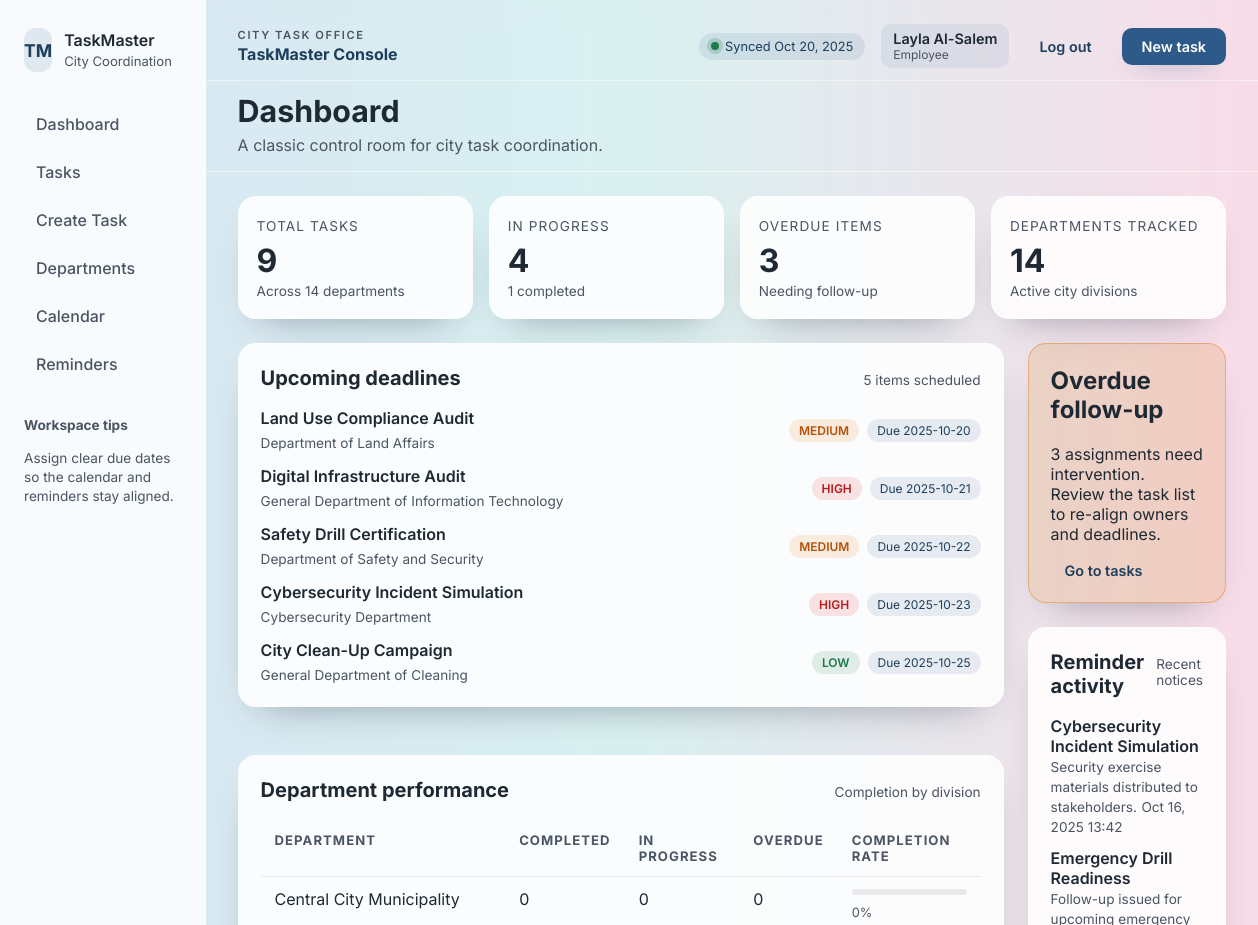
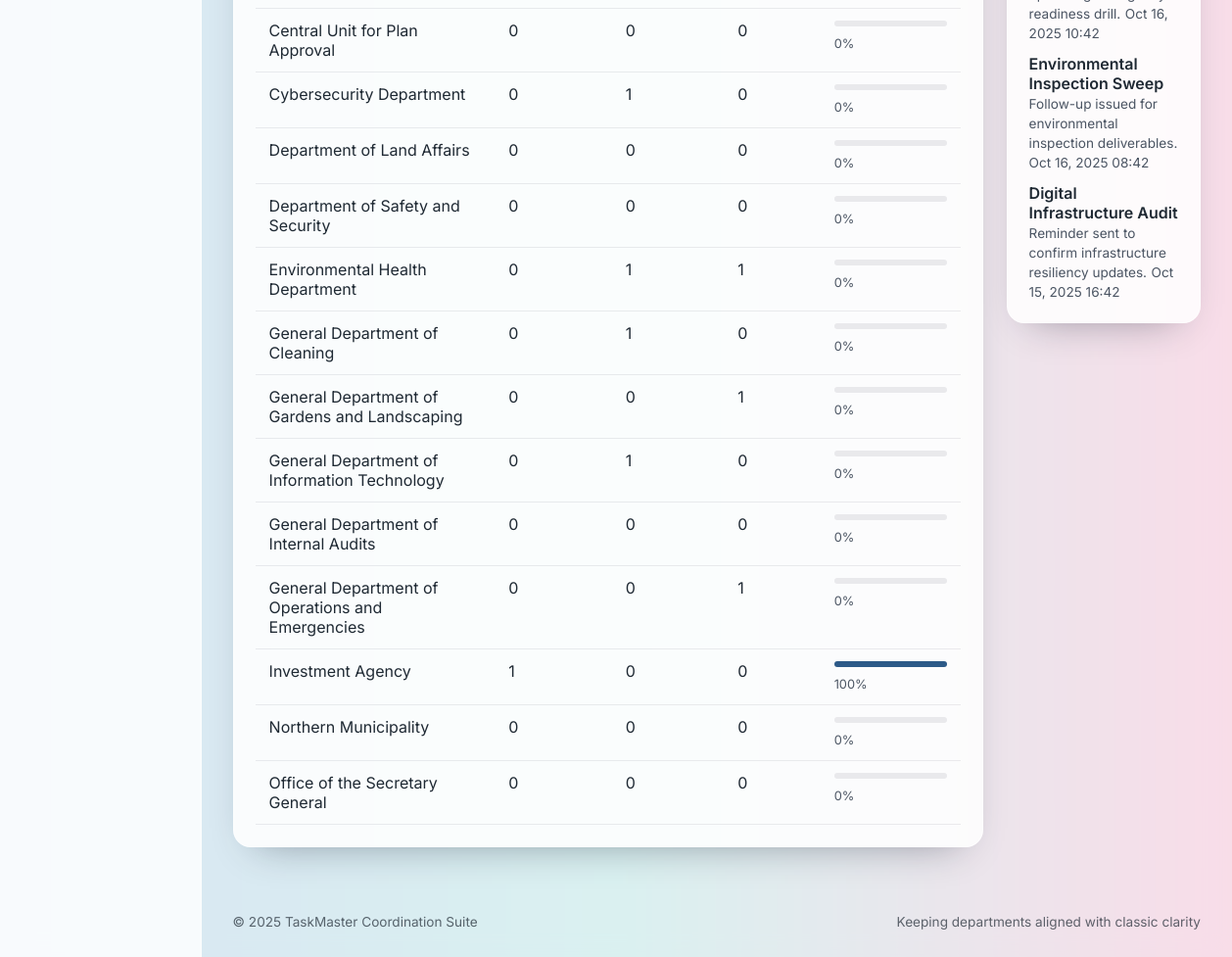
Screenshot of /index.php (signed in) with the database file from the repository (2 pictures, top to bottom).
### tables this page shows
CREATE TABLE IF NOT EXISTS tasks (
    id INT AUTO_INCREMENT PRIMARY KEY,
    title VARCHAR(180) NOT NULL,
    description TEXT NULL,
    department_id INT NOT NULL,
    priority VARCHAR(20) DEFAULT 'Medium',
    status VARCHAR(30) DEFAULT 'Pending',
    due_date DATE NULL,
    created_at TIMESTAMP DEFAULT CURRENT_TIMESTAMP,
    updated_at TIMESTAMP DEFAULT CURRENT_TIMESTAMP ON UPDATE CURRENT_TIMESTAMP,
    CONSTRAINT fk_tasks_departments FOREIGN KEY (department_id) REFERENCES departments(id) ON DELETE CASCADE
);

CREATE TABLE IF NOT EXISTS departments (
    id INT AUTO_INCREMENT PRIMARY KEY,
    name VARCHAR(150) NOT NULL,
    email VARCHAR(190) NULL,
    created_at TIMESTAMP DEFAULT CURRENT_TIMESTAMP
);

CREATE TABLE IF NOT EXISTS notifications (
    id INT AUTO_INCREMENT PRIMARY KEY,
    task_id INT NOT NULL,
    message TEXT NOT NULL,
    created_at TIMESTAMP DEFAULT CURRENT_TIMESTAMP,
    CONSTRAINT fk_notifications_tasks FOREIGN KEY (task_id) REFERENCES tasks(id) ON DELETE CASCADE
);

### includes/functions.php (called while the page is built, shortened)
<?php
function sanitize(?string $value = null): string
{
    return htmlspecialchars($value ?? '', ENT_QUOTES, 'UTF-8');
}
function current_user(): ?array
{
    return $_SESSION['user'] ?? null;
}
function user_role_label(string $role): string
{
    return match (strtolower($role)) {
        'president' => 'President',
        'manager' => 'Manager',
        'employee' => 'Employee',
        default => ucfirst($role),
    };
}
function format_date(?string $date): string
{
    try {
        return (new DateTimeImmutable($date))->format('Y-m-d');
    } catch (Exception $e) {
        return $date;
    }
}

### index.php (the view, shortened to what this page needs)
<?php
$pageTitle = 'Dashboard';
$pageDescription = 'A classic control room for city task coordination.';
require_once __DIR__ . '/includes/functions.php';
require_once __DIR__ . '/db.php';
$totalTasks = (int)$pdo->query('SELECT COUNT(*) FROM tasks')->fetchColumn();
$inProgressTasks = (int)$pdo->query("SELECT COUNT(*) FROM tasks WHERE status = 'In Progress'")->fetchColumn();
$completedTasks = (int)$pdo->query("SELECT COUNT(*) FROM tasks WHERE status = 'Completed'")->fetchColumn();
$overdueTasks = (int)$pdo->query("SELECT COUNT(*) FROM tasks WHERE status != 'Completed' AND due_date IS NOT NULL AND due_date < CURDATE()")
    ->fetchColumn();
$departmentCount = (int)$pdo->query('SELECT COUNT(*) FROM departments')->fetchColumn();
$upcomingTasks = $pdo->query("SELECT t.id, t.title, t.due_date, d.name AS department_name, t.priority\n    FROM tasks t\n    JOIN departments d ON d.id = t.department_id\n    WHERE t.status != 'Completed' AND t.due_date IS NOT NULL AND t.due_date >= CURDATE()\n    ORDER BY t.due_date ASC\n    LIMIT 8")->fetchAll();
$recentReminders = $pdo->query("SELECT n.message, DATE_FORMAT(n.created_at, '%b %e, %Y %H:%i') AS created_at,\n    t.title AS task_title\n    FROM notifications n\n    JOIN tasks t ON t.id = n.task_id\n    ORDER BY n.created_at DESC\n    LIMIT 6")->fetchAll();
$departmentPerformance = $pdo->query("SELECT d.name,\n    COUNT(t.id) AS total_tasks,\n    SUM(CASE WHEN t.status = 'Completed' THEN 1 ELSE 0 END) AS completed_tasks,\n    SUM(CASE WHEN t.status = 'In Progress' THEN 1 ELSE 0 END) AS in_progress_tasks,\n    SUM(CASE WHEN t.due_date IS NOT NULL AND t.due_date < CURDATE() AND t.status != 'Completed' THEN 1 ELSE 0 END) AS overdue_tasks\n    FROM departments d\n    LEFT JOIN tasks t ON t.department_id = d.id\n    GROUP BY d.id\n    ORDER BY d.name ASC")->fetchAll();
include __DIR__ . '/includes/header.php';
?>
<section class="summary-cards">
    <article class="summary-card">
        <span class="summary-label">Total tasks</span>
        <span class="summary-value"><?= number_format($totalTasks); ?></span>
        <span class="summary-footnote">Across <?= number_format($departmentCount); ?> departments</span>
    </article>
    <article class="summary-card">
        <span class="summary-label">In progress</span>
        <span class="summary-value"><?= number_format($inProgressTasks); ?></span>
        <span class="summary-footnote"><?= number_format($completedTasks); ?> completed</span>
    </article>
    <article class="summary-card">
        <span class="summary-label">Overdue items</span>
        <span class="summary-value"><?= number_format($overdueTasks); ?></span>
        <span class="summary-footnote">Needing follow-up</span>
    </article>
    <article class="summary-card">
        <span class="summary-label">Departments tracked</span>
        <span class="summary-value"><?= number_format($departmentCount); ?></span>
        <span class="summary-footnote">Active city divisions</span>
    </article>
</section>
<div class="content-columns">
    <div class="column-main">
        <section class="panel classic-panel">
            <header class="panel-header">
                <h2>Upcoming deadlines</h2>
                <span><?= $upcomingTasks ? count($upcomingTasks) : 0; ?> items scheduled</span>
            </header>
            <?php if (!$upcomingTasks): ?>
                <div class="empty-note">No upcoming due dates on the books.</div>
            <?php else: ?>
                <ul class="stacked-list">
                    <?php foreach ($upcomingTasks as $task): ?>
                        <?php
                        $priorityClass = strtolower($task['priority']);
                        ?>
                        <li class="stacked-item">
                            <div class="item-main">
                                <strong><?= sanitize($task['title']); ?></strong>
                                <span class="item-sub"><?= sanitize($task['department_name']); ?></span>
                            </div>
                            <div class="item-meta">
                                <span class="priority-chip <?= $priorityClass; ?>"><?= sanitize($task['priority']); ?></span>
                                <span class="due-chip">Due <?= sanitize(format_date($task['due_date'])); ?></span>
                            </div>
                        </li>
                    <?php endforeach; ?>
                </ul>
            <?php endif; ?>
        </section>
        <section class="panel classic-panel">
            <header class="panel-header">
                <h2>Department performance</h2>
                <span>Completion by division</span>
            </header>
            <?php if (!$departmentPerformance): ?>
                <div class="empty-note">Add departments to begin tracking throughput.</div>
            <?php else: ?>
                <div class="table-scroll">
                    <table class="data-table">
                        <thead>
                            <tr>
                                <th scope="col">Department</th>
                                <th scope="col">Completed</th>
                                <th scope="col">In progress</th>
                                <th scope="col">Overdue</th>
                                <th scope="col">Completion rate</th>
                            </tr>
                        </thead>
                        <tbody>
                            <?php foreach ($departmentPerformance as $department): ?>
                                <?php
                                $total = (int)$department['total_tasks'];
                                $completed = (int)$department['completed_tasks'];
                                $inProgress = (int)$department['in_progress_tasks'];
                                $overdue = (int)$department['overdue_tasks'];
                                $rate = $total > 0 ? round(($completed / max($total, 1)) * 100) : 0;
                                ?>
                                <tr>
                                    <td><?= sanitize($department['name']); ?></td>
                                    <td><?= number_format($completed); ?></td>
                                    <td><?= number_format($inProgress); ?></td>
                                    <td><?= number_format($overdue); ?></td>
                                    <td>
                                        <div class="progress-inline">
                                            <span class="progress-bar" style="width: <?= $rate; ?>%"></span>
                                        </div>
                                        <span class="progress-label"><?= $rate; ?>%</span>
                                    </td>
                                </tr>
                            <?php endforeach; ?>
                        </tbody>
                    </table>
                </div>
            <?php endif; ?>
        </section>
    </div>
    <aside class="column-side">
        <?php if ($overdueTasks > 0): ?>
            <section class="panel attention-panel">
                <h2>Overdue follow-up</h2>
                <p><?= number_format($overdueTasks); ?> assignments need intervention. Review the task list to re-align owners and deadlines.</p>
                <a href="tasks.php" class="ghost-action">Go to tasks</a>
            </section>
        <?php endif; ?>
        <section class="panel classic-panel">
            <header class="panel-header">
                <h2>Reminder activity</h2>
                <span>Recent notices</span>
            </header>
            <?php if (!$recentReminders): ?>
                <div class="empty-note">No reminders have been issued yet.</div>
            <?php else: ?>
                <ul class="activity-list">
                    <?php foreach ($recentReminders as $reminder): ?>
                        <li class="activity-item">
                            <strong><?= sanitize($reminder['task_title']); ?></strong>
                            <span><?= sanitize($reminder['message']); ?></span>
                            <time><?= sanitize($reminder['created_at']); ?></time>
                        </li>
                    <?php endforeach; ?>
                </ul>
            <?php endif; ?>
        </section>
    </aside>
</div>
<?php include __DIR__ . '/includes/footer.php'; ?>

### includes/header.php (shortened to what this page needs)
<?php
require_once __DIR__ . '/../includes/functions.php';
$pageTitle = $pageTitle ?? 'Task Management Hub';
$pageDescription = $pageDescription ?? 'Coordinate departmental workstreams in one place.';
$workspaceUpdatedAt = date('M j, Y');
$currentUser = current_user();
$userName = $currentUser['name'] ?? 'Guest';
$userRole = isset($currentUser['role']) ? user_role_label($currentUser['role']) : '';
?>
<!DOCTYPE html>
<html lang="en" dir="ltr">
<head>
    <link rel="stylesheet" href="assets/css/style.css">
</head>
<body class="app-body">
    <div class="app-shell">
        <aside class="sidebar" aria-label="Primary">
            <div class="sidebar-brand">
                <span class="brand-icon" aria-hidden="true">TM</span>
                <div class="brand-copy">
                    <span class="brand-title">TaskMaster</span>
                    <span class="brand-subtitle">City Coordination</span>
                </div>
            </div>
            <nav class="sidebar-nav" role="navigation">
                <a href="index.php" class="nav-link <?= $currentPage === 'index.php' ? 'active' : ''; ?>">Dashboard</a>
                <a href="tasks.php" class="nav-link <?= $currentPage === 'tasks.php' ? 'active' : ''; ?>">Tasks</a>
                <a href="task_create.php" class="nav-link <?= $currentPage === 'task_create.php' ? 'active' : ''; ?>">Create Task</a>
                <a href="departments.php" class="nav-link <?= $currentPage === 'departments.php' ? 'active' : ''; ?>">Departments</a>
                <a href="calendar.php" class="nav-link <?= $currentPage === 'calendar.php' ? 'active' : ''; ?>">Calendar</a>
                <a href="reminders.php" class="nav-link <?= $currentPage === 'reminders.php' ? 'active' : ''; ?>">Reminders</a>
            </nav>
            <div class="sidebar-footer">
                <strong>Workspace tips</strong>
                <p>Assign clear due dates so the calendar and reminders stay aligned.</p>
            </div>
        </aside>
        <div class="main-area">
            <header class="topbar">
                <div class="topbar-brand">
                    <span class="topbar-eyebrow">City Task Office</span>
                    <strong>TaskMaster Console</strong>
                </div>
                <div class="topbar-actions">
                    <span class="status-pill" role="status">
                        <span class="status-dot"></span>
                        Synced <?= sanitize($workspaceUpdatedAt); ?>
                    </span>
                    <div class="user-chip">
                        <span class="user-name"><?= sanitize($userName); ?></span>
                        <?php if ($userRole): ?>
                            <span class="user-role"><?= sanitize($userRole); ?></span>
                        <?php endif; ?>
                    </div>
                    <a href="logout.php" class="ghost-action">Log out</a>
                    <a href="task_create.php" class="primary-action">New task</a>
                </div>
            </header>
            <div class="page-header">
                <div class="page-header-copy">
                    <h1><?= sanitize($pageTitle); ?></h1>
                    <?php if (!empty($pageDescription)): ?>
                        <p><?= sanitize($pageDescription); ?></p>
                    <?php endif; ?>
                </div>
            </div>
            <main class="page-content">

### includes/footer.php (shortened to what this page needs)
</main>
<footer class="main-footer">
    <span>© <?= date('Y'); ?> TaskMaster Coordination Suite</span>
    <span>Keeping departments aligned with classic clarity</span>
</footer>
</div>
</div>
</body>
</html>

### rows the page displays
tasks: title "Land Use Compliance Audit", department.name "Department of Land Affairs", priority "MEDIUM", due_date "2025-10-20"
tasks: title "Digital Infrastructure Audit", department.name "General Department of Information Technology", priority "HIGH", due_date "2025-10-21"
tasks: title "Safety Drill Certification", department.name "Department of Safety and Security", priority "MEDIUM", due_date "2025-10-22"
tasks: title "Cybersecurity Incident Simulation", department.name "Cybersecurity Department", priority "HIGH", due_date "2025-10-23"
tasks: title "City Clean-Up Campaign", department.name "General Department of Cleaning", priority "LOW", due_date "2025-10-25"
notifications: task.title "Cybersecurity Incident Simulation", message "Security exercise materials distributed to stakeholders.", created_at "Oct 16, 2025 13:42"
notifications: task.title "Emergency Drill Readiness", message "Follow-up issued for upcoming emergency readiness drill.", created_at "Oct 16, 2025 10:42"
notifications: task.title "Environmental Inspection Sweep", message "Follow-up issued for environmental inspection deliverables.", created_at "Oct 16, 2025 08:42"
notifications: task.title "Digital Infrastructure Audit", message "Reminder sent to confirm infrastructure resiliency updates.", created_at "Oct 15, 2025 16:42"

### other values shown
$userName "Layla Al-Salem"
$userRole "Employee"
$pageTitle "Dashboard"
$pageDescription "A classic control room for city task coordination."
$totalTasks "9"
$departmentCount "14"
$inProgressTasks "4"
$completedTasks "1"
$overdueTasks "3"
count($upcomingTasks) "5"
$department['name'] "Central City Municipality"
$completed "0"
$inProgress "0"
$overdue "0"
$rate "0"
